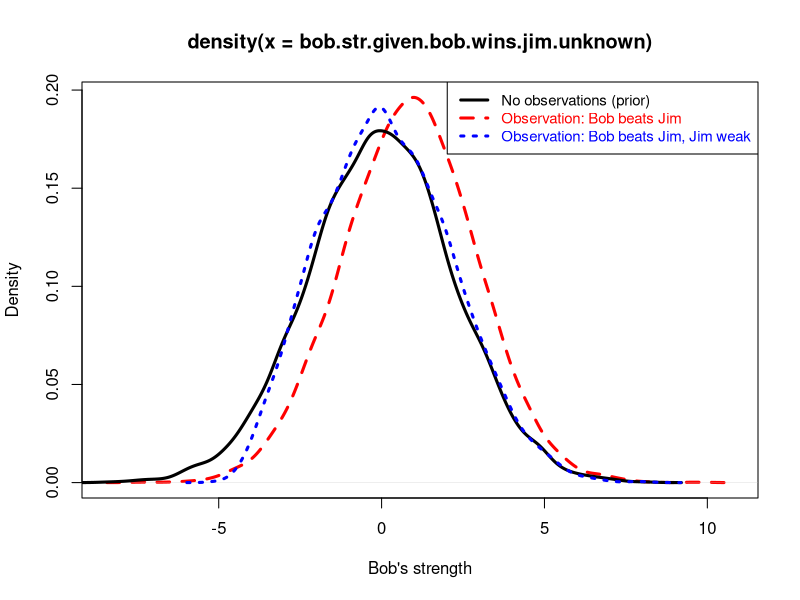
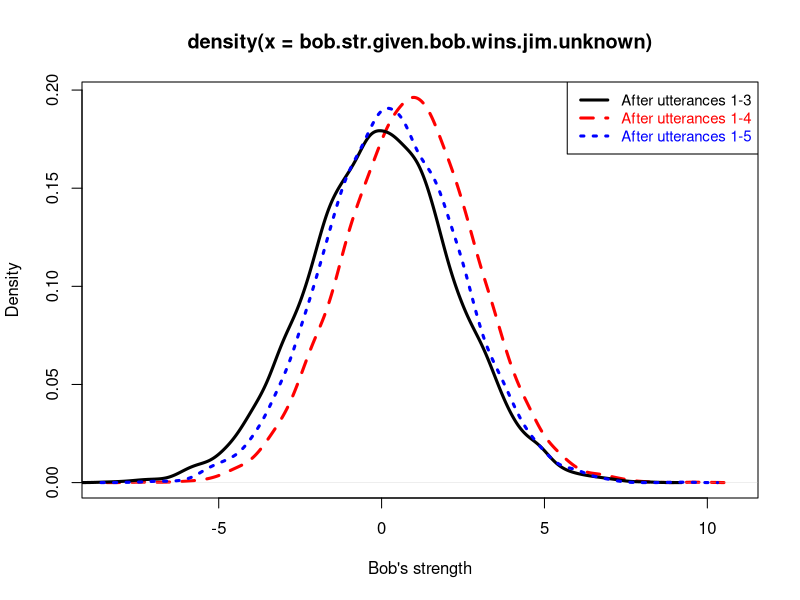

Generate these figures, in order, with R: (Note: a time limit stopped this script after it produced the figures.)
#explaining away, non-linguistic
# workaround since Church too slow:

num.players = 12

# bob prior
num.sims = 10000
bob.str.prior = rep(NA, num.sims)
for (i in 1:10000) {
	male.str = rnorm(1, 0, 2)
	female.str = rnorm(1, 0, 2)
	bob.gender.str = sample(c(male.str, female.str), 1)
	bob.str = rnorm(1, bob.gender.str, 1)
	bob.str.prior[i] = bob.str
}

# non-ling-version: jim.str unknown
num.sims = 10000
num.accepted = 0
bob.str.given.bob.wins.jim.unknown = rep(NA, num.sims)
while (num.accepted < num.sims) {
	male.str = rnorm(1, 0, 2)
	female.str = rnorm(1, 0, 2)
	player.gender.strengths = sample(c(male.str, female.str), num.players, replace=T)
	player.strengths = rep(NA, num.players)
	for (i in 1:num.players) {
		player.strengths[i] = rnorm(1, player.gender.strengths[i], 1)
	}
	bob.str = player.strengths[1]
	jim.str = player.strengths[2]
	bob.pulling = bob.str + rnorm(1, 0, .5)
	jim.pulling = jim.str + rnorm(1, 0, .5)
	if (bob.pulling > jim.pulling) {
		num.accepted = num.accepted + 1
		bob.str.given.bob.wins.jim.unknown[num.accepted] = bob.str 
	}
}

# non-ling-version: jim.str fixed, jim very weak
num.sims = 10000
num.accepted = 0
bob.str.given.jim.minus.3 = rep(NA, num.sims)
while (num.accepted < num.sims) {
	male.str = rnorm(1, 0, 2)
	female.str = rnorm(1, 0, 2)
	player.gender.strengths = sample(c(male.str, female.str), num.players, replace=T)
	player.strengths = rep(NA, num.players)
	for (i in 1:num.players) {
		player.strengths[i] = rnorm(1, player.gender.strengths[i], 1)
	}
	player.strengths[2] = -4
	bob.str = player.strengths[1]
	jim.str = player.strengths[2]
	bob.pulling = bob.str + rnorm(1, 0, .5)
	jim.pulling = jim.str + rnorm(1, 0, .5)
	if (bob.pulling > jim.pulling) {
		num.accepted = num.accepted + 1
		bob.str.given.jim.minus.3[num.accepted] = bob.str 
	}
}
plot(density(bob.str.given.bob.wins.jim.unknown), col='red', lwd=3, lty=2, xlab="Bob's strength")
lines(density(bob.str.prior), col='black', lwd=3, lty=1)
lines(density(bob.str.given.jim.minus.3), col='blue', lwd=3, lty=3)
legend('topright', c("No observations (prior)", "Observation: Bob beats Jim", "Observation: Bob beats Jim, Jim weak"), lty=c(1, 2, 3), lwd=3, cex=.9, col=c('black', 'red', 'blue'), text.col=c('black', 'red', 'blue'))

# ling version - jim weak condition differs:
num.sims = 10000
num.accepted = 0
bob.str.given.jim.weakest = rep(NA, num.sims)
while (num.accepted < num.sims) {
	male.str = rnorm(1, 0, 2)
	female.str = rnorm(1, 0, 2)
	player.gender.strengths = sample(c(male.str, female.str), num.players, replace=T)
	player.strengths = rep(NA, num.players)
	for (i in 1:num.players) {
		player.strengths[i] = rnorm(1, player.gender.strengths[i], 1)
	}
	bob.str = player.strengths[1]
	jim.str = player.strengths[2]
	bob.pulling = bob.str + rnorm(1, 0, .5)
	jim.pulling = jim.str + rnorm(1, 0, .5)
	if (jim.str == min(player.strengths) && bob.pulling > jim.pulling) {
		num.accepted = num.accepted + 1
		bob.str.given.jim.weakest[num.accepted] = bob.str 
	}
}
plot(density(bob.str.given.bob.wins.jim.unknown), col='red', lty=2, lwd=3, xlab="Bob's strength")
lines(density(bob.str.prior), col='black', lty=1, lwd=3)
lines(density(bob.str.given.jim.weakest), col='blue', lty=3, lwd=3)
legend('topright', c("After utterances 1-3", 'After utterances 1-4', 'After utterances 1-5'), lty=c(1, 2, 3), lwd=3, cex=.9, col=c('black', 'red', 'blue'), text.col=c('black', 'red', 'blue'))

# quantifier scope ambiguity
n.sims = 10000
num.matches = 4
num.players = 12
results = matrix(0, nrow=(num.players/2), ncol=2, dimnames=list(paste("team.size=", 1:(num.players/2), sep=''), c("S-wide", "O-wide")))
for (team.size in 2:(num.players/2)) {
  num.accepted = 0
  while (num.accepted < n.sims) {
    reading = sample(c("S-wide", "O-wide"), 1)
    if (reading == "S-wide") {
      num.teams = (num.players - (num.players %% team.size)) / team.size
      players.random = sample(1:12, 12, replace=F)
      matches = unique(as.vector(sapply(1:num.matches, FUN=function(i) {return(sample(1:num.teams, 2, replace=F))})))
      played = c()
      for (i in 1:length(matches)) {
        played = c(played, players.random[matches[i]:(matches[i]+team.size-1)])
      }
      if (length(played) == num.players) { 
  # TCs of subject wide scope reading of "every player played in some match"
        num.accepted = num.accepted + 1
        results[team.size, 1] = results[team.size, 1] + 1
      }
    } else if (reading == "O-wide" && team.size*2 == num.players) {
      # TCs of object wide scope reading of "every player played in some match"
        num.accepted = num.accepted + 1
        results[team.size, 2] = results[team.size, 2] + 1
    } 
  }
}

# 
g.mean = rnorm(100000, 0, 2)
str = sapply(g.mean, FUN=function(x){return(rnorm(1, x, 1))})
plot(density(str))
curve(dnorm(x, 0, 2.25), add=T, col='red')

# Pat's gender
accepted = 0
n.sims = 1000
results = rep(NA, n.sims)
approx.equal = function(v1,v2) return(all(abs(v1 - v2) < .1))
observed.strengths = c(-1.1, .5, -.3, .7)
while (accepted < n.sims) {
  gender.str = rnorm(2, 0, 2)
  genders = c(1, 2, 1, sample(c(1,2), 1)) # 1='m', 2 = 'f'
  # positions: bob = -1.1, jane = .5, jim = -.3, pat = .7
  simulated.strengths = sapply(genders, function(g) {
    return(rnorm(1, gender.str[g], 1))
    })
  if (approx.equal(observed.strengths, simulated.strengths)) {
    accepted = accepted + 1
    results[accepted] = genders[4]
  }
}
